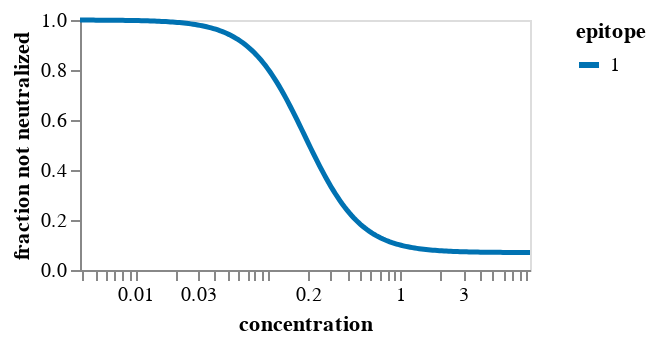

Notebook code cell kept with this figure:
### Markdown cell above
## Fit `polyclonal` model
Fit the model.
If there is more than one epitope, we fit models with fewer epitopes too:

### Code cell
# first build up arguments used to specify fitting
n_epitopes = params["polyclonal_params"]["n_epitopes"]
spatial_distances = params["polyclonal_params"]["spatial_distances"]
fit_kwargs = params["polyclonal_params"]["fit_kwargs"]
escape_plot_kwargs = params["escape_plot_kwargs"]
plot_hide_stats = params["plot_hide_stats"]

site_numbering_map = pd.read_csv(site_numbering_map_csv).sort_values("sequential_site")

escape_plot_kwargs["df_to_merge"] = [
    site_numbering_map.rename(columns={"reference_site": "site"})[
        ["site", "sequential_site", "region"]
    ]
]

if "addtl_slider_stats" not in escape_plot_kwargs:
    escape_plot_kwargs["addtl_slider_stats"] = {}
if "addtl_slider_stats_hide_not_filter" not in escape_plot_kwargs:
    escape_plot_kwargs["addtl_slider_stats_hide_not_filter"] = []

for stat, stat_d in plot_hide_stats.items():
    escape_plot_kwargs["addtl_slider_stats"][stat] = stat_d["init"]
    escape_plot_kwargs["addtl_slider_stats_hide_not_filter"].append(stat)
    escape_plot_kwargs["df_to_merge"].append(
        pd.read_csv(stat_d["csv"]).rename(columns={stat_d["csv_col"]: stat})[
            ["site", "mutant", stat]
        ]
    )

if spatial_distances is not None:
    print(f"Reading spatial distances from {spatial_distances}")
    spatial_distances = pd.read_csv(spatial_distances)
    print(f"Read spatial distances for {len(spatial_distances)} residue pairs")

# now fit the models
for n in range(1, n_epitopes + 1):
    print(f"\n\nFitting a model for {n} epitopes")

    model = polyclonal.Polyclonal(
        n_epitopes=n,
        data_to_fit=(
            prob_escape.query("retain").query("use_in_fit")[
                ["aa_substitutions", "concentration", "prob_escape"]
            ]
        ),
        alphabet=polyclonal.AAS_WITHSTOP_WITHGAP,
        spatial_distances=spatial_distances,
        sites=site_numbering_map["reference_site"],
    )

    opt_res = model.fit(**fit_kwargs)

    print("Here is the neutralization curve:")
    display(model.curves_plot())
    print("Here is the mutation-escape plot:")
    display(model.mut_escape_plot(**escape_plot_kwargs))

print(f"\n\nWriting the {n} epitope model to {pickle_file}")
with open(pickle_file, "wb") as f:
    pickle.dump(model, f)

### Figure 1 — Vega-Lite specification as saved in the notebook (floating-point values rounded to 4 significant figures; data arrays with more than 128 entries replaced by an {"elided": "..."} marker saying what was removed)
{"config": {"view": {"continuousWidth": 300, "continuousHeight": 300}, "axis": {"grid": false, "labelOverlap": true}, "legend": {"symbolStrokeWidth": 3}}, "data": {"name": "data-35100e7ddbddd0a16ee91fb10ac13f1a"}, "mark": {"type": "line"}, "encoding": {"color": {"field": "epitope", "scale": {"domain": ["1"], "range": ["#0072B2"]}, "sort": ["1"], "type": "nominal"}, "detail": {}, "opacity": {"field": "is_weighted_replicate", "legend": null, "scale": {"domain": [0, 1], "nice": false, "range": [0.5, 1]}, "type": "quantitative"}, "strokeWidth": {"field": "is_weighted_replicate", "legend": null, "scale": {"domain": [0, 1], "nice": false, "range": [1, 2.5]}, "type": "quantitative"}, "tooltip": [{"field": "epitope", "type": "nominal"}, {"field": "activity", "format": ".3g", "type": "quantitative"}, {"field": "hill_coefficient", "format": ".3g", "type": "quantitative"}, {"field": "non_neutralized_frac", "format": ".3g", "type": "quantitative"}, {"field": "c", "format": ".3g", "title": "concentration", "type": "quantitative"}, {"field": "u", "format": ".3g", "title": "fraction not neutralized", "type": "quantitative"}], "x": {"field": "c", "scale": {"nice": false, "type": "log"}, "title": "concentration", "type": "quantitative"}, "y": {"field": "u", "title": "fraction not neutralized", "type": "quantitative"}}, "height": 125, "params": [{"name": "param_1", "select": {"type": "point", "fields": ["epitope"]}, "bind": "legend"}], "transform": [{"filter": {"param": "param_1"}}], "width": 225, "$schema": "https://vega.github.io/schema/vega-lite/v5.8.0.json", "datasets": {"data-35100e7ddbddd0a16ee91fb10ac13f1a": {"elided": "200 records"}}}
